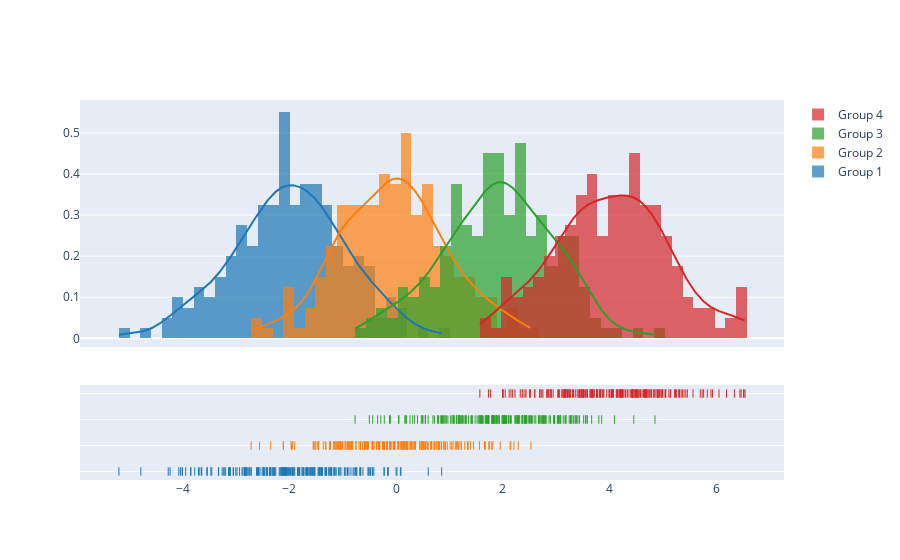

Notebook source saved alongside this figure:
### Code cell
import plotly.figure_factory as ff

# Add histogram data
x1 = np.random.randn(200) - 2
x2 = np.random.randn(200)
x3 = np.random.randn(200) + 2
x4 = np.random.randn(200) + 4

# Group data together
hist_data = [x1, x2, x3, x4]

group_labels = ['Group 1', 'Group 2', 'Group 3', 'Group 4']

# Create distplot with custom bin_size
fig = ff.create_distplot(hist_data, group_labels, bin_size=.2)
fig.show()

### Figure 1 — Plotly figure (JSON) as saved in the notebook; plotly's stock layout.template omitted (floating-point values rounded to 4 significant figures; data arrays with more than 128 entries replaced by an {"elided": "..."} marker saying what was removed)
{"data": [{"autobinx": false, "histnorm": "probability density", "legendgroup": "Group 1", "marker": {"color": "rgb(31, 119, 180)"}, "name": "Group 1", "opacity": 0.7, "type": "histogram", "x": {"elided": "200 float values"}, "xaxis": "x", "xbins": {"end": 0.857, "size": 0.2, "start": -5.192}, "yaxis": "y"}, {"autobinx": false, "histnorm": "probability density", "legendgroup": "Group 2", "marker": {"color": "rgb(255, 127, 14)"}, "name": "Group 2", "opacity": 0.7, "type": "histogram", "x": {"elided": "200 float values"}, "xaxis": "x", "xbins": {"end": 2.528, "size": 0.2, "start": -2.714}, "yaxis": "y"}, {"autobinx": false, "histnorm": "probability density", "legendgroup": "Group 3", "marker": {"color": "rgb(44, 160, 44)"}, "name": "Group 3", "opacity": 0.7, "type": "histogram", "x": {"elided": "200 float values"}, "xaxis": "x", "xbins": {"end": 4.854, "size": 0.2, "start": -0.7672}, "yaxis": "y"}, {"autobinx": false, "histnorm": "probability density", "legendgroup": "Group 4", "marker": {"color": "rgb(214, 39, 40)"}, "name": "Group 4", "opacity": 0.7, "type": "histogram", "x": {"elided": "200 float values"}, "xaxis": "x", "xbins": {"end": 6.542, "size": 0.2, "start": 1.572}, "yaxis": "y"}, {"legendgroup": "Group 1", "marker": {"color": "rgb(31, 119, 180)"}, "mode": "lines", "name": "Group 1", "showlegend": false, "type": "scatter", "x": {"elided": "500 float values"}, "xaxis": "x", "y": {"elided": "500 float values"}, "yaxis": "y"}, {"legendgroup": "Group 2", "marker": {"color": "rgb(255, 127, 14)"}, "mode": "lines", "name": "Group 2", "showlegend": false, "type": "scatter", "x": {"elided": "500 float values"}, "xaxis": "x", "y": {"elided": "500 float values"}, "yaxis": "y"}, {"legendgroup": "Group 3", "marker": {"color": "rgb(44, 160, 44)"}, "mode": "lines", "name": "Group 3", "showlegend": false, "type": "scatter", "x": {"elided": "500 float values"}, "xaxis": "x", "y": {"elided": "500 float values"}, "yaxis": "y"}, {"legendgroup": "Group 4", "marker": {"color": "rgb(214, 39, 40)"}, "mode": "lines", "name": "Group 4", "showlegend": false, "type": "scatter", "x": {"elided": "500 float values"}, "xaxis": "x", "y": {"elided": "500 float values"}, "yaxis": "y"}, {"legendgroup": "Group 1", "marker": {"color": "rgb(31, 119, 180)", "symbol": "line-ns-open"}, "mode": "markers", "name": "Group 1", "showlegend": false, "type": "scatter", "x": {"elided": "200 float values"}, "xaxis": "x", "y": {"elided": "200 str values"}, "yaxis": "y2"}, {"legendgroup": "Group 2", "marker": {"color": "rgb(255, 127, 14)", "symbol": "line-ns-open"}, "mode": "markers", "name": "Group 2", "showlegend": false, "type": "scatter", "x": {"elided": "200 float values"}, "xaxis": "x", "y": {"elided": "200 str values"}, "yaxis": "y2"}, {"legendgroup": "Group 3", "marker": {"color": "rgb(44, 160, 44)", "symbol": "line-ns-open"}, "mode": "markers", "name": "Group 3", "showlegend": false, "type": "scatter", "x": {"elided": "200 float values"}, "xaxis": "x", "y": {"elided": "200 str values"}, "yaxis": "y2"}, {"legendgroup": "Group 4", "marker": {"color": "rgb(214, 39, 40)", "symbol": "line-ns-open"}, "mode": "markers", "name": "Group 4", "showlegend": false, "type": "scatter", "x": {"elided": "200 float values"}, "xaxis": "x", "y": {"elided": "200 str values"}, "yaxis": "y2"}], "layout": {"barmode": "overlay", "hovermode": "closest", "legend": {"traceorder": "reversed"}, "xaxis": {"anchor": "y2", "domain": [0.0, 1.0], "zeroline": false}, "yaxis": {"anchor": "free", "domain": [0.35, 1], "position": 0.0}, "yaxis2": {"anchor": "x", "domain": [0, 0.25], "dtick": 1, "showticklabels": false}}}
